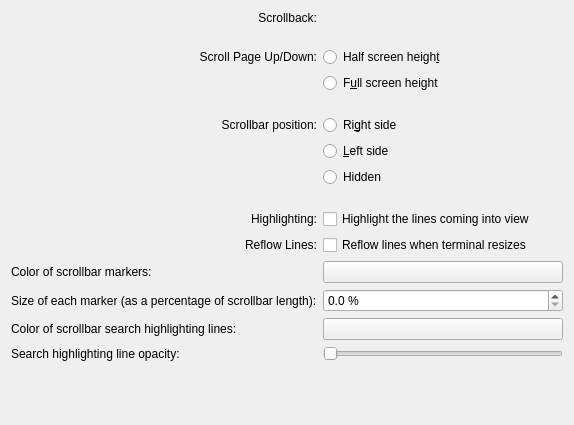
<?xml version="1.0" encoding="UTF-8"?>
<ui version="4.0">
 <class>EditProfileScrollingPage</class>
 <widget class="QWidget" name="EditProfileScrollingPage">
  <property name="geometry">
   <rect>
    <x>0</x>
    <y>0</y>
    <width>574</width>
    <height>425</height>
   </rect>
  </property>
  <layout class="QVBoxLayout" name="verticalLayout">
   <item>
    <layout class="QGridLayout">
     <item row="0" column="0" alignment="Qt::AlignmentFlag::AlignRight|Qt::AlignmentFlag::AlignTop">
      <widget class="QLabel" name="historySizeLabel">
       <property name="sizePolicy">
        <sizepolicy hsizetype="Fixed" vsizetype="Fixed">
         <horstretch>0</horstretch>
         <verstretch>0</verstretch>
        </sizepolicy>
       </property>
       <property name="text">
        <string>Scrollback:</string>
       </property>
       <property name="alignment">
        <set>Qt::AlignmentFlag::AlignRight|Qt::AlignmentFlag::AlignTrailing|Qt::AlignmentFlag::AlignVCenter</set>
       </property>
      </widget>
     </item>
     <item row="2" column="0" alignment="Qt::AlignmentFlag::AlignRight">
      <widget class="QLabel" name="label_2">
       <property name="sizePolicy">
        <sizepolicy hsizetype="Fixed" vsizetype="Preferred">
         <horstretch>0</horstretch>
         <verstretch>0</verstretch>
        </sizepolicy>
       </property>
       <property name="text">
        <string>Scroll Page Up/Down:</string>
       </property>
       <property name="alignment">
        <set>Qt::AlignmentFlag::AlignRight|Qt::AlignmentFlag::AlignTrailing|Qt::AlignmentFlag::AlignVCenter</set>
       </property>
      </widget>
     </item>
     <item row="9" column="1">
      <widget class="QCheckBox" name="highlightScrolledLinesButton">
       <property name="text">
        <string>Highlight the lines coming into view</string>
       </property>
      </widget>
     </item>
     <item row="13" column="1">
      <widget class="QDoubleSpinBox" name="markerSizeWidget">
       <property name="suffix">
        <string> %</string>
       </property>
       <property name="decimals">
        <number>1</number>
       </property>
       <property name="minimum">
        <double>0.000000000000000</double>
       </property>
       <property name="maximum">
        <double>100.000000000000000</double>
       </property>
      </widget>
     </item>
     <item row="7" column="1">
      <widget class="QRadioButton" name="scrollBarHiddenButton">
       <property name="text">
        <string comment="@option:radio Hide the scroll bar">Hidden</string>
       </property>
       <attribute name="buttonGroup">
        <string notr="true">scrollBarPosition</string>
       </attribute>
      </widget>
     </item>
     <item row="13" column="0">
      <widget class="QLabel" name="labelMarkerSize">
       <property name="text">
        <string>Size of each marker (as a percentage of scrollbar length):</string>
       </property>
      </widget>
     </item>
     <item row="9" column="0" alignment="Qt::AlignmentFlag::AlignRight|Qt::AlignmentFlag::AlignVCenter">
      <widget class="QLabel" name="label">
       <property name="sizePolicy">
        <sizepolicy hsizetype="Fixed" vsizetype="Preferred">
         <horstretch>0</horstretch>
         <verstretch>0</verstretch>
        </sizepolicy>
       </property>
       <property name="text">
        <string>Highlighting:</string>
       </property>
       <property name="alignment">
        <set>Qt::AlignmentFlag::AlignRight|Qt::AlignmentFlag::AlignTrailing|Qt::AlignmentFlag::AlignVCenter</set>
       </property>
      </widget>
     </item>
     <item row="1" column="1">
      <spacer>
       <property name="orientation">
        <enum>Qt::Orientation::Vertical</enum>
       </property>
       <property name="sizeType">
        <enum>QSizePolicy::Policy::Fixed</enum>
       </property>
       <property name="sizeHint" stdset="0">
        <size>
         <width>20</width>
         <height>16</height>
        </size>
       </property>
      </spacer>
     </item>
     <item row="2" column="1">
      <widget class="QRadioButton" name="scrollHalfPage">
       <property name="sizePolicy">
        <sizepolicy hsizetype="Preferred" vsizetype="Fixed">
         <horstretch>0</horstretch>
         <verstretch>0</verstretch>
        </sizepolicy>
       </property>
       <property name="toolTip">
        <string>Scroll the page the half height of window</string>
       </property>
       <property name="text">
        <string>Half screen heigh&amp;t</string>
       </property>
       <attribute name="buttonGroup">
        <string notr="true">scrollAmount</string>
       </attribute>
      </widget>
     </item>
     <item row="11" column="0">
      <widget class="QLabel" name="labelMarkerColor">
       <property name="text">
        <string>Color of scrollbar markers:</string>
       </property>
      </widget>
     </item>
     <item row="8" column="1">
      <spacer>
       <property name="orientation">
        <enum>Qt::Orientation::Vertical</enum>
       </property>
       <property name="sizeType">
        <enum>QSizePolicy::Policy::Fixed</enum>
       </property>
       <property name="sizeHint" stdset="0">
        <size>
         <width>20</width>
         <height>16</height>
        </size>
       </property>
      </spacer>
     </item>
     <item row="11" column="1">
      <widget class="KColorButton" name="markerColorButton"/>
     </item>
     <item row="14" column="0">
      <widget class="QLabel" name="labelSearhcHighlighterColor">
       <property name="text">
        <string>Color of scrollbar search highlighting lines:</string>
       </property>
      </widget>
     </item>
     <item row="10" column="0" alignment="Qt::AlignmentFlag::AlignRight|Qt::AlignmentFlag::AlignVCenter">
      <widget class="QLabel" name="labelReflowLines">
       <property name="sizePolicy">
        <sizepolicy hsizetype="Fixed" vsizetype="Preferred">
         <horstretch>0</horstretch>
         <verstretch>0</verstretch>
        </sizepolicy>
       </property>
       <property name="text">
        <string>Reflow Lines:</string>
       </property>
       <property name="alignment">
        <set>Qt::AlignmentFlag::AlignRight|Qt::AlignmentFlag::AlignTrailing|Qt::AlignmentFlag::AlignVCenter</set>
       </property>
      </widget>
     </item>
     <item row="3" column="1">
      <widget class="QRadioButton" name="scrollFullPage">
       <property name="toolTip">
        <string>Scroll the page the full height of window</string>
       </property>
       <property name="text">
        <string>F&amp;ull screen height</string>
       </property>
       <attribute name="buttonGroup">
        <string notr="true">scrollAmount</string>
       </attribute>
      </widget>
     </item>
     <item row="14" column="1">
      <widget class="KColorButton" name="searchHighligheterColorButton">
       <property name="color">
        <color>
         <red>0</red>
         <green>0</green>
         <blue>0</blue>
        </color>
       </property>
      </widget>
     </item>
     <item row="5" column="1">
      <widget class="QRadioButton" name="scrollBarRightButton">
       <property name="toolTip">
        <string>Show the scroll bar on the right side of the terminal window</string>
       </property>
       <property name="text">
        <string comment="@option:radio Show scrollbar on the right side">Ri&amp;ght side</string>
       </property>
       <attribute name="buttonGroup">
        <string notr="true">scrollBarPosition</string>
       </attribute>
      </widget>
     </item>
     <item row="0" column="1">
      <widget class="Koncrepe::HistorySizeWidget" name="historySizeWidget" native="true">
       <property name="sizePolicy">
        <sizepolicy hsizetype="Expanding" vsizetype="Preferred">
         <horstretch>0</horstretch>
         <verstretch>0</verstretch>
        </sizepolicy>
       </property>
      </widget>
     </item>
     <item row="6" column="1">
      <widget class="QRadioButton" name="scrollBarLeftButton">
       <property name="toolTip">
        <string>Show the scroll bar on the left side of the terminal window</string>
       </property>
       <property name="text">
        <string comment="@option:radio Show scrollbar on the left side">&amp;Left side</string>
       </property>
       <attribute name="buttonGroup">
        <string notr="true">scrollBarPosition</string>
       </attribute>
      </widget>
     </item>
     <item row="10" column="1">
      <widget class="QCheckBox" name="reflowLinesButton">
       <property name="text">
        <string>Reflow lines when terminal resizes</string>
       </property>
      </widget>
     </item>
     <item row="4" column="1">
      <spacer>
       <property name="orientation">
        <enum>Qt::Orientation::Vertical</enum>
       </property>
       <property name="sizeType">
        <enum>QSizePolicy::Policy::Fixed</enum>
       </property>
       <property name="sizeHint" stdset="0">
        <size>
         <width>20</width>
         <height>16</height>
        </size>
       </property>
      </spacer>
     </item>
     <item row="5" column="0" alignment="Qt::AlignmentFlag::AlignRight|Qt::AlignmentFlag::AlignVCenter">
      <widget class="QLabel" name="labelSize">
       <property name="sizePolicy">
        <sizepolicy hsizetype="Fixed" vsizetype="Preferred">
         <horstretch>0</horstretch>
         <verstretch>0</verstretch>
        </sizepolicy>
       </property>
       <property name="text">
        <string>Scrollbar position:</string>
       </property>
       <property name="alignment">
        <set>Qt::AlignmentFlag::AlignRight|Qt::AlignmentFlag::AlignTrailing|Qt::AlignmentFlag::AlignVCenter</set>
       </property>
      </widget>
     </item>
     <item row="15" column="0">
      <widget class="QLabel" name="lableSearchHighlighterOpacity">
       <property name="text">
        <string>Search highlighting line opacity:</string>
       </property>
      </widget>
     </item>
     <item row="15" column="1">
      <widget class="QSlider" name="labelSearchHighlighterOpacitySlider">
       <property name="maximum">
        <number>200</number>
       </property>
       <property name="orientation">
        <enum>Qt::Orientation::Horizontal</enum>
       </property>
      </widget>
     </item>
    </layout>
   </item>
   <item>
    <spacer>
     <property name="orientation">
      <enum>Qt::Orientation::Vertical</enum>
     </property>
     <property name="sizeHint" stdset="0">
      <size>
       <width>20</width>
       <height>0</height>
      </size>
     </property>
    </spacer>
   </item>
  </layout>
 </widget>
 <customwidgets>
  <customwidget>
   <class>KColorButton</class>
   <extends>QPushButton</extends>
   <header>kcolorbutton.h</header>
  </customwidget>
  <customwidget>
   <class>Koncrepe::HistorySizeWidget</class>
   <extends>QWidget</extends>
   <header>widgets/HistorySizeWidget.h</header>
  </customwidget>
 </customwidgets>
 <resources/>
 <connections/>
 <buttongroups>
  <buttongroup name="scrollAmount"/>
  <buttongroup name="scrollBarPosition"/>
 </buttongroups>
</ui>
